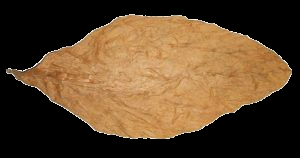
#> input picture old/good.png, 300 x 158 px
$ python color.py --image good.png --clusters 3
#> lines starting #> are read from the running program, lines starting #| are printed output that depends on the picture
### old/utils1.py
import numpy as np
import cv2

def centroid_histogram(clt):
	# grab the number of different clusters and create a histogram
	# based on the number of pixels assigned to each cluster
	numLabels = np.arange(0, len(np.unique(clt.labels_)) + 1)
	(hist, _) = np.histogram(clt.labels_, bins = numLabels)

	# normalize the histogram, such that it sums to one
	hist = hist.astype("float")
	hist /= hist.sum()

	# return the histogram
	return hist


def plot_colors(hist, centroids):
	# initialize the bar chart representing the relative frequency
	# of each of the colors
	bar = np.zeros((50, 300, 3), dtype = "uint8")
	startX = 0

	# loop over the percentage of each cluster and the color of
	# each cluster
	for (percent, color) in zip(hist, centroids):
		# plot the relative percentage of each cluster
		endX = startX + (percent * 300)
		cv2.rectangle(bar, (int(startX), 0), (int(endX), 50),
			color.astype("uint8").tolist(), -1)
		startX = endX

	# return the bar chart
        return bar


### old/color.py
# import the necessary packages
from sklearn.cluster import KMeans
import matplotlib.pyplot as plt
import argparse
import utils1
import cv2

# construct the argument parser and parse the arguments
ap = argparse.ArgumentParser()
ap.add_argument("-i", "--image", required = True, help = "Path to the image")
ap.add_argument("-c", "--clusters", required = True, type = int,
	help = "# of clusters")
args = vars(ap.parse_args())

# load the image and convert it from BGR to RGB so that
# we can dispaly it with matplotlib
image = cv2.imread(args["image"])
#> image is the input picture: shape (158, 300, 3); mean B, G, R 42.5, 69, 93.2

image = cv2.cvtColor(image, cv2.COLOR_BGR2RGB)

# [5 lines of commented-out code are left out]
image = image.reshape((image.shape[0] * image.shape[1], 3))
print(image)
#> (printed output is left out)
clt = KMeans(n_clusters = args["clusters"])
clt.fit(image)


hist = utils1.centroid_histogram(clt)
bar = utils1.plot_colors(hist, clt.cluster_centers_)
#> after the loop in plot_colors, `for (percent, color) in zip(hist, centroids):`:
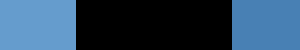
#> bar: shape (50, 300, 3); mean of channels 0, 1, 2 92.7, 68.5, 41.9; drawn as B, G, R

# show our color bart
plt.figure()
plt.axis("off")
plt.imshow(bar)
plt.show()
